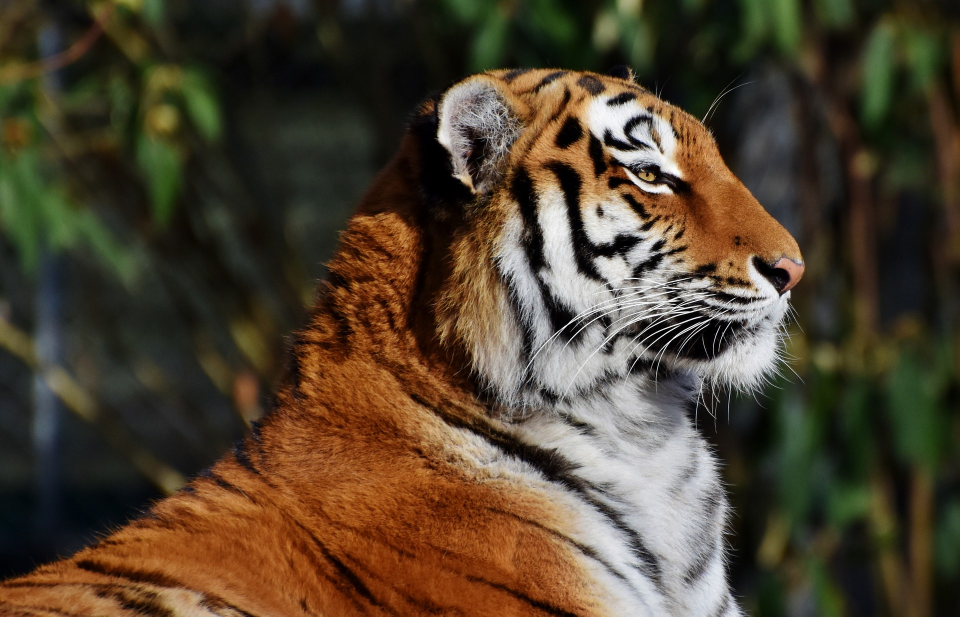
#> input picture colorSpace/test.jpg, 1920 x 1233 px, given in place of the camera (shown at 1/2 size)
$ python canny.py
#> lines starting #> are read from the running program, lines starting #| are printed output that depends on the picture; after the words box and inside, x2 and y2 are one past the last pixel; in counts of white or black regions, pixels touching at a corner belong together
import cv2

cv2.namedWindow('canny')
cv2.namedWindow('main')

def callback():
    pass

cv2.createTrackbar('min_canny','canny',100,300,callback)
cv2.createTrackbar('max_canny','canny',200,300,callback)

cam=cv2.VideoCapture(0)
while(cam.isOpened()):
    r,image=cam.read();
#> image is the input picture: shape (1233, 1920, 3); mean B, G, R 47.1, 65.6, 78.9
    gray=cv2.cvtColor(image,cv2.COLOR_BGR2GRAY)
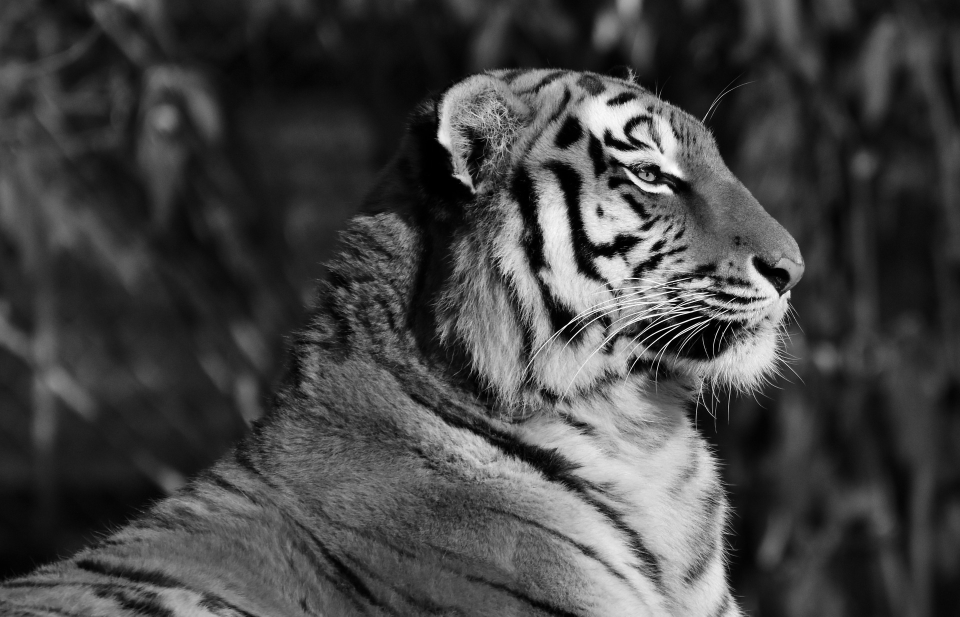
#> gray: shape (1233, 1920) (shown at 1/2 size); min 0, max 255, mean 67.5
    minCanny=cv2.getTrackbarPos('min_canny','canny')
    maxCanny=cv2.getTrackbarPos('max_canny','canny')
    canny=cv2.Canny(gray,minCanny,maxCanny)
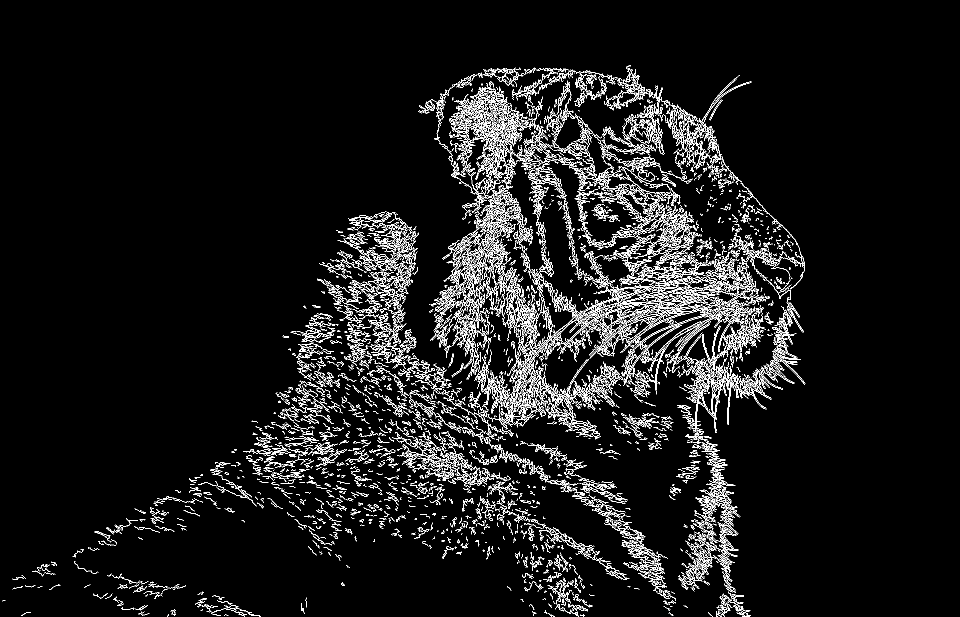
#> canny: shape (1233, 1920) (shown at 1/2 size); 6.1% white in thin lines or dots, all inside (x1, y1, x2, y2) = (4, 130, 1611, 1233)
    cv2.imshow('canny',cv2.resize(canny,(700,700)))
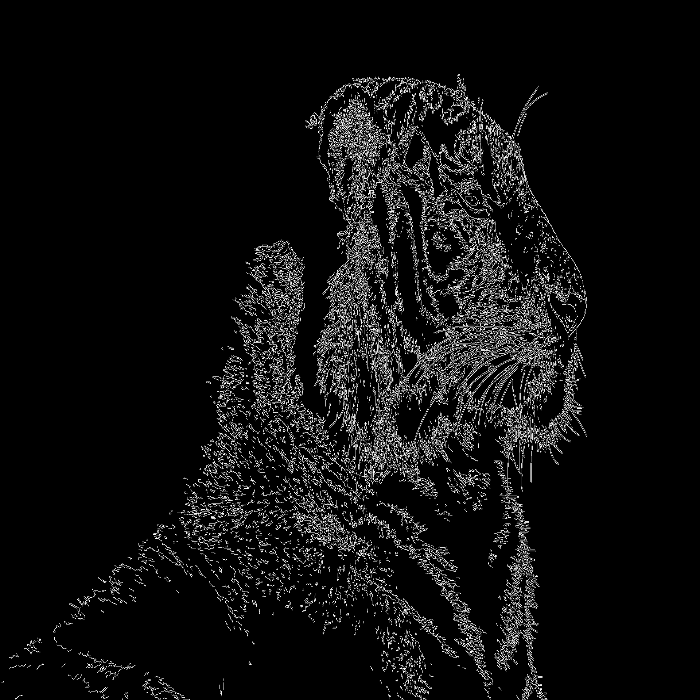
#> window 'canny': shape (700, 700); min 0, max 255, mean 15.5
    cv2.imshow('main',cv2.resize(image,(700,700)))
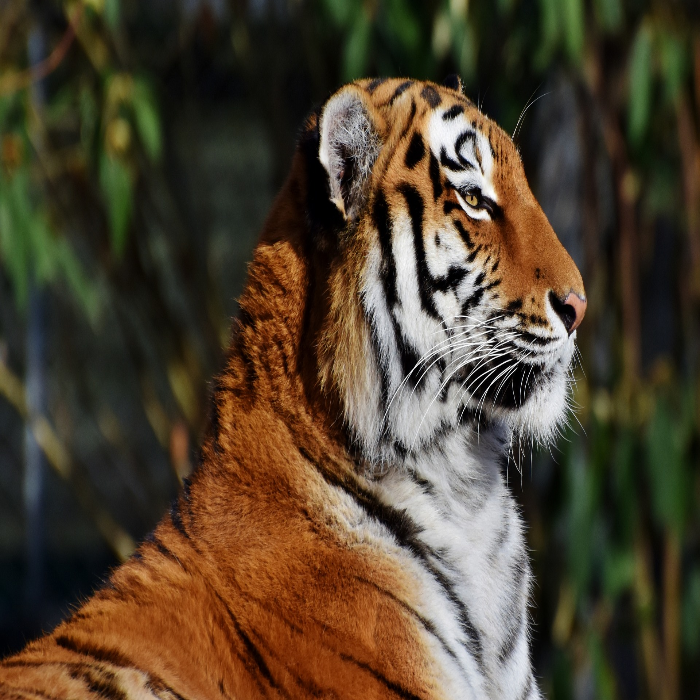
#> window 'main': shape (700, 700, 3); mean B, G, R 47, 65.5, 78.7
    key=cv2.waitKey(1)
#> (key q is pressed here)
    if(key==ord('q')):
        break

cv2.destroyAllWindows()
